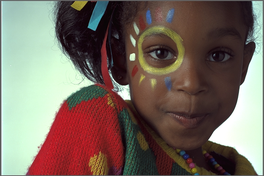
%> input picture excersiecs/Mohammad-t-t/13/girl.png, 264 x 176 px, shrunk from 768 x 512 before the run
$ octave ex22.m   (GNU Octave 9; MATLAB toolbox functions it lacks are replaced by stand-ins)
%> lines starting %> are read from the running program, lines starting %| are printed output that depends on the picture
clc;
close all;
clear;

img=imread("../../../benchmark/girl.png");
%> img is the input picture: size 176x264x3 uint8; mean R, G, B 119.4, 105.8, 96
%%img=imread("C:\Users\nmzis\OneDrive\Documents\GitHub\image-processing-class\benchmark\girl.png");

red = img(:, :, 1);green = img(:, :, 2);blue = img(:, :, 3);
%> after `red = img(:, :, 1)`:
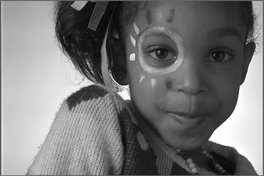
%> red: size 176x264 uint8; min 5, max 255, mean 119.4
%> after `green = img(:, :, 2)`:
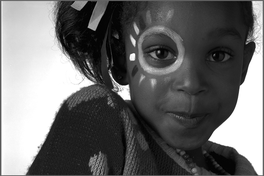
%> green: size 176x264 uint8; min 0, max 255, mean 105.8
%> after `blue = img(:, :, 3)`:
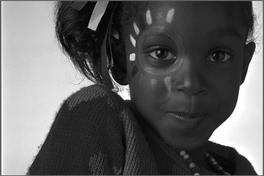
%> blue: size 176x264 uint8; min 0, max 255, mean 96
[X,Y,Z] = size(img);
%> X = 176; Y = 264; Z = 3

imgout = zeros(X, Y, Z, 'uint8');
for r=1:X
   for c=1:Y
       imgout(r,c,1)=green(r,c);
       imgout(r,c,2)=red(r,c);
       imgout(r,c,3)=blue(r,c);
   end
end
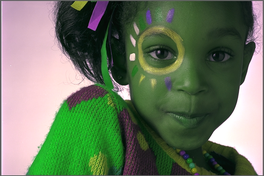
%> imgout: size 176x264x3 uint8; mean R, G, B 105.8, 119.4, 96
subplot(1,2,1),imshow(img);
subplot(1,2,2),imshow(imgout);
